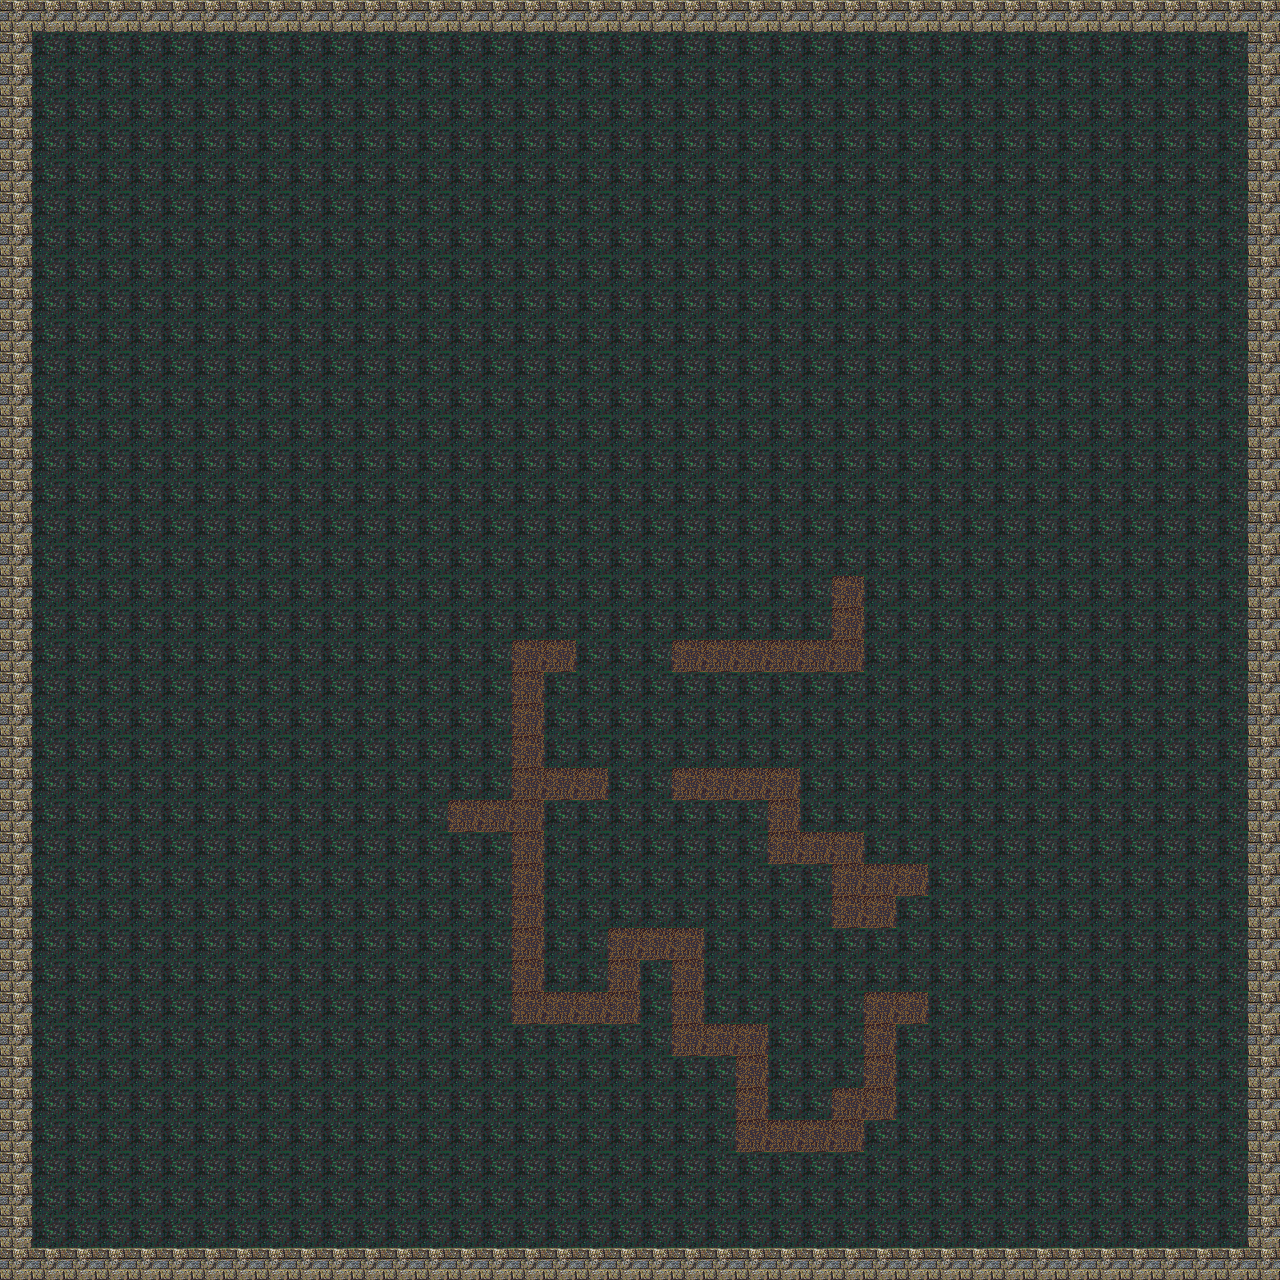

A level layout from a 2D game, rendered from its tile map. Below: a short description, then the map file with tile-grid data replaced by summaries:
An orthogonal 40x40 tile map with 32x32 px tiles, 3 tile layers (floor, walls, ceiling) and 182 objects (94x tree-2, 88x tree-1).

<map version="1.5" tiledversion="1.7.0" orientation="orthogonal" renderorder="right-down" width="40" height="40" tilewidth="32" tileheight="32" infinite="0" nextlayerid="5" nextobjectid="183">
 <editorsettings>
  <export target="../assets/maps/dungeon/forest-1.json" format="json" />
 </editorsettings>
 <tileset firstgid="1" source="textures.tsx" />
 <layer id="1" name="floor" width="40" height="40">
  <data>[1600 cells, 1600 non-empty, 1 distinct tile ids]</data>
 </layer>
 <layer id="2" name="walls" width="40" height="40">
  <data>[1600 cells, 218 non-empty, 2 distinct tile ids]</data>
 </layer>
 <layer id="3" name="ceiling" width="40" height="40">
  <data>[1600 cells, 0 non-empty, 0 distinct tile ids]</data>
 </layer>
 <objectgroup id="4" name="objects">
  <object id="1" name="tree-1" x="536" y="344">
   <point />
  </object>
  <object id="2" name="tree-1" x="456" y="392">
   <point />
  </object>
  <object id="3" name="tree-1" x="648" y="512">
   <point />
  </object>
  <object id="4" name="tree-1" x="472" y="592">
   <point />
  </object>
  <object id="5" name="tree-1" x="760" y="424">
   <point />
  </object>
  <object id="6" name="tree-1" x="704" y="616">
   <point />
  </object>
  <object id="7" name="tree-1" x="360" y="504">
   <point />
  </object>
  <object id="8" name="tree-1" x="576" y="416">
   <point />
  </object>
  <object id="9" name="tree-1" x="592" y="656">
   <point />
  </object>
  <object id="10" name="tree-1" x="824" y="512">
   <point />
  </object>
  <object id="11" name="tree-1" x="664" y="328">
   <point />
  </object>
  <object id="12" name="tree-2" x="512" y="464">
   <point />
  </object>
  <object id="13" name="tree-2" x="672" y="392">
   <point />
  </object>
  <object id="14" name="tree-2" x="584" y="552">
   <point />
  </object>
  <object id="15" name="tree-2" x="744" y="544">
   <point />
  </object>
  <object id="16" name="tree-2" x="832" y="680">
   <point />
  </object>
  <object id="17" name="tree-2" x="432" y="488">
   <point />
  </object>
  <object id="18" name="tree-2" x="408" y="408">
   <point />
  </object>
  <object id="19" name="tree-2" x="608" y="296">
   <point />
  </object>
  <object id="20" name="tree-2" x="760" y="280">
   <point />
  </object>
  <object id="21" name="tree-2" x="688" y="248">
   <point />
  </object>
  <object id="22" name="tree-1" x="272" y="296">
   <point />
  </object>
  <object id="23" name="tree-1" x="192" y="344">
   <point />
  </object>
  <object id="24" name="tree-1" x="384" y="464">
   <point />
  </object>
  <object id="25" name="tree-1" x="208" y="544">
   <point />
  </object>
  <object id="26" name="tree-1" x="496" y="376">
   <point />
  </object>
  <object id="27" name="tree-1" x="440" y="568">
   <point />
  </object>
  <object id="28" name="tree-1" x="96" y="456">
   <point />
  </object>
  <object id="29" name="tree-1" x="312" y="368">
   <point />
  </object>
  <object id="30" name="tree-1" x="328" y="608">
   <point />
  </object>
  <object id="31" name="tree-1" x="560" y="464">
   <point />
  </object>
  <object id="32" name="tree-1" x="400" y="280">
   <point />
  </object>
  <object id="33" name="tree-2" x="248" y="416">
   <point />
  </object>
  <object id="34" name="tree-2" x="408" y="344">
   <point />
  </object>
  <object id="35" name="tree-2" x="320" y="504">
   <point />
  </object>
  <object id="36" name="tree-2" x="480" y="496">
   <point />
  </object>
  <object id="37" name="tree-2" x="568" y="632">
   <point />
  </object>
  <object id="38" name="tree-2" x="168" y="440">
   <point />
  </object>
  <object id="39" name="tree-2" x="144" y="360">
   <point />
  </object>
  <object id="40" name="tree-2" x="344" y="248">
   <point />
  </object>
  <object id="41" name="tree-2" x="496" y="232">
   <point />
  </object>
  <object id="42" name="tree-2" x="424" y="200">
   <point />
  </object>
  <object id="43" name="tree-1" x="896" y="560">
   <point />
  </object>
  <object id="44" name="tree-1" x="816" y="608">
   <point />
  </object>
  <object id="45" name="tree-1" x="1008" y="728">
   <point />
  </object>
  <object id="46" name="tree-1" x="832" y="808">
   <point />
  </object>
  <object id="47" name="tree-1" x="1120" y="640">
   <point />
  </object>
  <object id="48" name="tree-1" x="1064" y="832">
   <point />
  </object>
  <object id="49" name="tree-1" x="720" y="720">
   <point />
  </object>
  <object id="50" name="tree-1" x="936" y="632">
   <point />
  </object>
  <object id="51" name="tree-1" x="952" y="872">
   <point />
  </object>
  <object id="52" name="tree-1" x="1184" y="728">
   <point />
  </object>
  <object id="53" name="tree-1" x="1024" y="544">
   <point />
  </object>
  <object id="54" name="tree-2" x="872" y="680">
   <point />
  </object>
  <object id="55" name="tree-2" x="1032" y="608">
   <point />
  </object>
  <object id="56" name="tree-2" x="944" y="768">
   <point />
  </object>
  <object id="57" name="tree-2" x="1104" y="760">
   <point />
  </object>
  <object id="58" name="tree-2" x="1192" y="896">
   <point />
  </object>
  <object id="59" name="tree-2" x="792" y="704">
   <point />
  </object>
  <object id="60" name="tree-2" x="768" y="624">
   <point />
  </object>
  <object id="61" name="tree-2" x="968" y="512">
   <point />
  </object>
  <object id="62" name="tree-2" x="1120" y="496">
   <point />
  </object>
  <object id="63" name="tree-2" x="1048" y="464">
   <point />
  </object>
  <object id="64" name="tree-1" x="904" y="240">
   <point />
  </object>
  <object id="65" name="tree-1" x="824" y="288">
   <point />
  </object>
  <object id="66" name="tree-1" x="1016" y="408">
   <point />
  </object>
  <object id="67" name="tree-1" x="840" y="488">
   <point />
  </object>
  <object id="68" name="tree-1" x="1128" y="320">
   <point />
  </object>
  <object id="69" name="tree-1" x="1072" y="512">
   <point />
  </object>
  <object id="70" name="tree-1" x="728" y="400">
   <point />
  </object>
  <object id="71" name="tree-1" x="944" y="312">
   <point />
  </object>
  <object id="72" name="tree-1" x="960" y="552">
   <point />
  </object>
  <object id="73" name="tree-1" x="1192" y="408">
   <point />
  </object>
  <object id="74" name="tree-1" x="1032" y="224">
   <point />
  </object>
  <object id="75" name="tree-2" x="880" y="360">
   <point />
  </object>
  <object id="76" name="tree-2" x="1040" y="288">
   <point />
  </object>
  <object id="77" name="tree-2" x="952" y="448">
   <point />
  </object>
  <object id="78" name="tree-2" x="1112" y="440">
   <point />
  </object>
  <object id="79" name="tree-2" x="1200" y="576">
   <point />
  </object>
  <object id="80" name="tree-2" x="800" y="384">
   <point />
  </object>
  <object id="81" name="tree-2" x="776" y="304">
   <point />
  </object>
  <object id="82" name="tree-2" x="976" y="192">
   <point />
  </object>
  <object id="83" name="tree-2" x="1128" y="176">
   <point />
  </object>
  <object id="84" name="tree-2" x="1056" y="144">
   <point />
  </object>
  <object id="85" name="tree-2" x="544" y="264">
   <point />
  </object>
  <object id="86" name="tree-2" x="624" y="360">
   <point />
  </object>
  <object id="87" name="tree-2" x="704" y="456">
   <point />
  </object>
  <object id="88" name="tree-2" x="640" y="440">
   <point />
  </object>
  <object id="89" name="tree-2" x="728" y="472">
   <point />
  </object>
  <object id="90" name="tree-2" x="784" y="456">
   <point />
  </object>
  <object id="91" name="tree-2" x="824" y="416">
   <point />
  </object>
  <object id="92" name="tree-1" x="528" y="640">
   <point />
  </object>
  <object id="93" name="tree-1" x="448" y="688">
   <point />
  </object>
  <object id="94" name="tree-1" x="640" y="808">
   <point />
  </object>
  </objectgroup>
</map>
<!-- 88 of 182 objects omitted -->